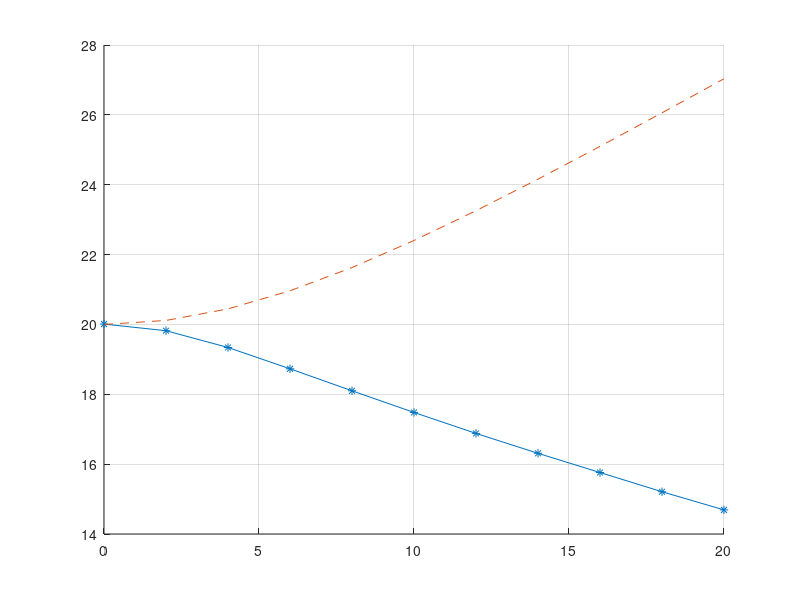

The MATLAB source for this figure:
clearvars;
load('MyCalculation_New.mat');



selectTable = miTable_64QAM;
%figure(); hold on; grid on; plot(snrTable, selectTable, '*');

diffMib = selectTable(2:end) - selectTable(1:end-1);
tmpTale = selectTable(1:end-1) + ((diffMib/20) .* (0:19)');
selectTable = reshape(tmpTale, 1, []);
diffSnr = snrTable(2:end) - snrTable(1:end-1);
tmpTale = snrTable(1:end-1) + ((diffSnr/20) .* (0:19)');
snrTable = reshape(tmpTale, 1, []);
%plot(snrTable, selectTable, '.');

%%

snrPoint = 20;
%for snrPoint = 20:-4:0
gapList = 0:2:20;
effSnr = zeros(size(gapList));
aveSnrLin = zeros(size(gapList));
for idx = 1:size(gapList,2)
    snr1 = snrPoint + gapList(idx)/2;
    mib1 = selectTable(find(snrTable > snr1, 1));
    snr2 = snrPoint - gapList(idx)/2;
    mib2 = selectTable(find(snrTable > snr2, 1));
    aveMib = (mib1 + mib2)/2;
    effSnr(idx) = snrTable(find(selectTable >= aveMib, 1));
    aveSnrLin(idx) = pow2db(db2pow(snr1) + db2pow(snr2)) - pow2db(2);
end

figure(2); hold on; grid on;
plot(gapList, effSnr, '-*');
plot(gapList, aveSnrLin, '--');

%end
